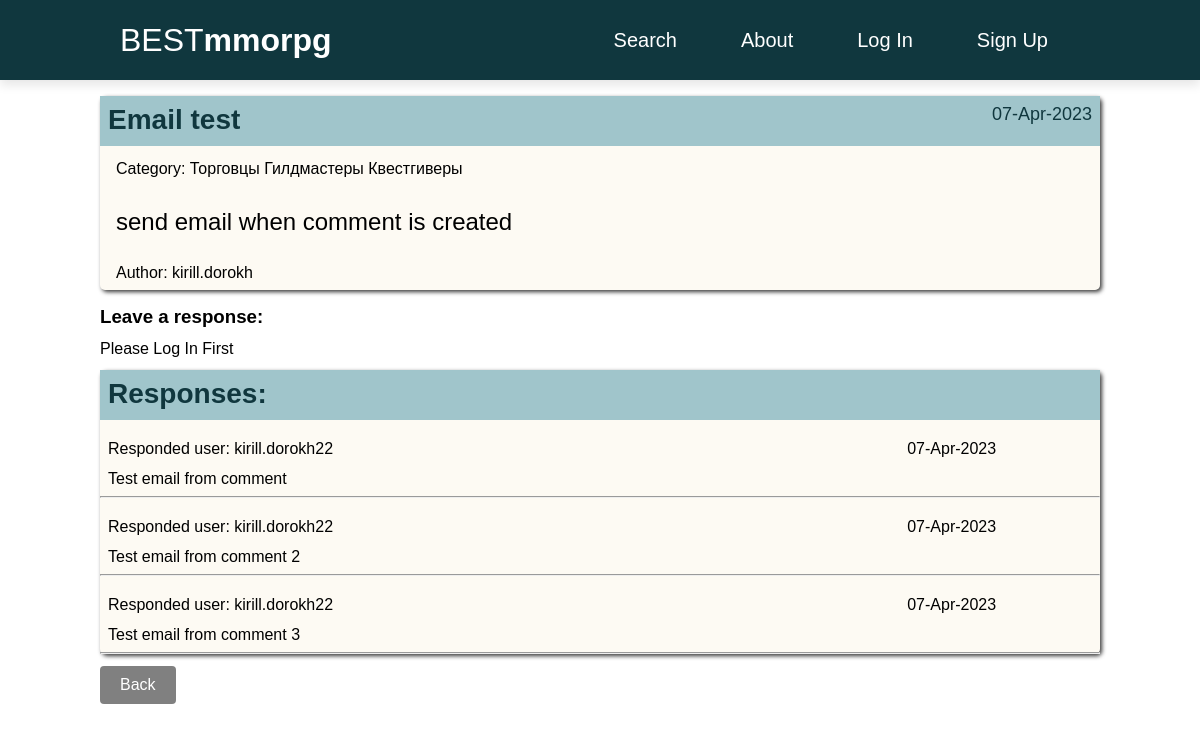
/post/21/, run on the app's committed database.
### posts/models.py (models this page shows, shortened)
class Post(models.Model):
    author = models.ForeignKey(CustomUser, on_delete=models.CASCADE)
    title = models.CharField(max_length=255)
    body = SummernoteTextField()
    post_time = models.DateTimeField(auto_now_add=True)
    category = models.ManyToManyField(Category)

class Category(models.Model):
    name = models.CharField(max_length=255, unique=True)
    def __str__(self):
        return self.name

class Comment(models.Model):
    post = models.ForeignKey(Post,
                             on_delete=models.CASCADE,
                             related_name='comments'
                             )
    user = models.ForeignKey(CustomUser, on_delete=models.CASCADE)
    comment_text = models.TextField()
    comment_time = models.DateTimeField(auto_now_add=True)
    def __str__(self):
        return self.comment_text

### accounts/models.py (models this page shows)
class CustomUser(AbstractUser):
    def get_absolute_url(self):
        return reverse('profile', args=[str(self.id)])

### posts/views.py (the view)
# urls.py: path('post/<int:pk>/', PostDetailView.as_view(), name='post_detail'),
class PostDetailView(DetailView):
    model = Post
    context_object_name = 'post'
    template_name = 'posts/post_detail.html'
    def get_context_data(self, **kwargs):
        context = super().get_context_data(**kwargs)
        context['comment_form'] = CommentCreateForm()
        return context
    def post(self, request, *args, **kwargs):
        form = CommentCreateForm(request.POST)
        if form.is_valid():
            comment = form.save(commit=False)
            comment.user = request.user
            comment.post = self.get_object()
            comment.save()
            send_mail(
                subject=f'{comment.user} sent a response to the task {comment.post.title}',
                message=f'{comment.comment_text}',
                from_email='kiryldorakh@yandex.ru',
                recipient_list=[f'{comment.post.author.email}']
            )
            return redirect(request.path_info)
        else:
            return render(request, self.template_name, {'post': self.get_object(), 'comment_form': form})

### posts/templatetags/custom_filters.py (called while the page is built)
@register.filter
def hide_forbidden(value):
    words = value.split()
    result = []
    forbidden_words = ['fuck', 'fucked', 'fucking', 'nigger', 'niggers', 'whore', 'whores', 'slut', 'sluts',
                       'bitch', 'freak', 'douchebag', 'faggot', 'homo', 'prick', 'dick', 'cunt', 'pussy']
    for word in words:
        if word in forbidden_words:
            result.append(word[0] + "*"*(len(word)-2) + word[-1])
        else:
            result.append(word)
    return " ".join(result)

### templates/posts/post_detail.html (shortened to what this page needs)
{% extends 'base.html' %}
{% load crispy_forms_tags %}
{% load custom_filters %}
{% block content %}
    <div class="post">
    <div class="post-detail">
          <h2 class="post-title">{{ post.title | hide_forbidden}}</h2>
          <div class="post-time"><p>{{ post.post_time | date:'d-M-Y'}}</p></div>
          <p class="post-category">Category: {% for category in post.category.all %} {{ category }} {% endfor %}</p>
          <div class="post-text">{{ post.body|safe }}</div>
          <p class="post-author">Author: {{ post.author }}</p>
    </div>
    </div>
    <div class="edit">
    {% if post.author == user %}
        <a class="button" href="{% url 'post_edit' post.pk%}" title="Edit post">Edit post</a>
        <a class="button" href="{% url 'post_delete' post.pk %}" title="Delete post">Delete post</a>
        <div class="comment_detail">
            <h3 class="post-title">Responses:</h3>
            <div class="post-time"></div>
            <div class="comment-list">
                {% if post.comments.count %}
                    {%  for comment in post.comments.all %}
                        <ul>
                            <li class="comment">
                                <p class="comment-user">Responded user: {{ comment.user }}</p>
                                <p class="comment-text">{{ comment }}</p>
                                <p class="comment-time">{{ comment.comment_time | date:'d-M-Y' }}</p>
                                <div class="comment-btn">
                                    <button class="btn">Accept</button>
                                    <a class="button" href="{% url 'comment_delete' comment.pk %}" title="Delete comment">
                                        Delete
                                    </a>
                                </div>
                            </li>
                            <hr>
                        </ul>
                    {% endfor %}
                {% else %}
                    <p>No Responses yet</p>
                {% endif %}
                </div>
        </div>
    {% else %}
        <h3>Leave a response:</h3>
        {% if user.is_authenticated %}
            <form class="response" method="post">
                {% csrf_token %}
                {{ comment_form|crispy }}
                <input type="submit" value="Save Response">
            </form>
        {% else %}
            <p class="response">Please Log In First</p>
        {% endif %}
        <div class="comment_detail">
            <h3 class="post-title">Responses:</h3>
            <div class="post-time"></div>
            <div class="comment-list">
            {% if post.comments.count %}
                {%  for comment in post.comments.all %}
                    <ul>
                        <li class="comment">
                            <p class="comment-user">Responded user: {{ comment.user }}</p>
                            <p class="comment-text">{{ comment }}</p>
                            <p class="comment-time">{{ comment.comment_time | date:'d-M-Y' }}</p>
                            <div class="comment-btn">
                            </div>
                        </li>
                        <hr>
                    </ul>
                {% endfor %}
            {% else %}
                <p>No Responses yet</p>
            {% endif %}
            </div>
        </div>
    {% endif %}
    <a class="button" href="{% url 'home' %}">Back</a>
    </div>
{% endblock content %}

### static/css/style.css (style rules this page uses)
*, *:before, *:after { margin: 0; padding: 0; box-sizing: border-box; font-family: 'Source Sans Pro', sans-serif; text-decoration: none; }
.post { display: grid; margin: 1rem auto; grid-template-columns: 1fr; grid-template-rows: 1fr; grid-gap: 1vw; }
.post-detail { display: grid; row-gap: 1vw; grid-template-columns: 75% 25%; grid-template-rows: 50px 30px 1fr; border-radius: 5px; background-color: rgba(243, 228, 193, 0.2); box-shadow: 2px 2px 4px 0px rgb(56, 56, 56); transition: .3s; }
.edit { display: grid; margin: 1rem auto; grid-template-columns: 1fr; grid-template-rows: 1fr; grid-gap: 1vw; justify-items: start; }
.response { display: grid; justify-self: stretch; }
.post-title { color: #10373E; padding: 0.5rem 0.5rem; background-color: #A0C5CB; font-size: 28px; }
.post-time { color: #10373E; background-color: #A0C5CB; font-size: 18px; align-self: stretch; padding: 0.5rem 0.5rem; }
.post-time p { text-align: end; }
.post-text { grid-column: 1/span 2; grid-row: 3/span 1; font-size: 24px; padding: 0.5rem 1rem; }
.post-category { grid-column: 1/span 2; grid-row: 2/span 1; padding: 0.1rem 1rem; }
.post-author { grid-column: 1/span 1; grid-row: 4/span 1; padding: 0.5rem 1rem; }
.comment_detail { display: grid; row-gap: 1vw; grid-template-columns: 70% 30%; grid-template-rows: 50px 1fr; border-radius: 5px; background-color: rgba(243, 228, 193, 0.2); box-shadow: 2px 2px 4px 0px rgb(56, 56, 56); justify-self: stretch; }
.comment-list { display:grid; row-gap: 1vw; grid-template-columns: 1fr; grid-template-rows: 1fr; grid-column: 1/span 2; }
.comment { display: grid; padding: .5rem .5rem; grid-template-columns: 80% 20%; grid-template-rows: 1fr; grid-gap: 1vw; justify-items: start; }
.comment-time { grid-column: 2/span 1; grid-row: 1/span 1; }
.comment-btn { grid-column: 2/span 1; grid-row: 2/span 1; justify-self: stretch; }
a.button { display: inline-block; padding: 10px 20px; background-color: grey; color: #fff; border-radius: 4px; text-decoration: none; transition: 0.3s; }

### data on the page
Post: title|hide_forbidden "Email test", post_time "07-Apr-2023", body "send email when comment is created", author "kirill.dorokh"
Category: name "Торговцы"
Category: name "Гилдмастеры"
Category: name "Квестгиверы"
Comment: user "kirill.dorokh22", comment_text "Test email from comment", comment_time "07-Apr-2023"
Comment: user "kirill.dorokh22", comment_text "Test email from comment 2", comment_time "07-Apr-2023"
Comment: user "kirill.dorokh22", comment_text "Test email from comment 3", comment_time "07-Apr-2023"
